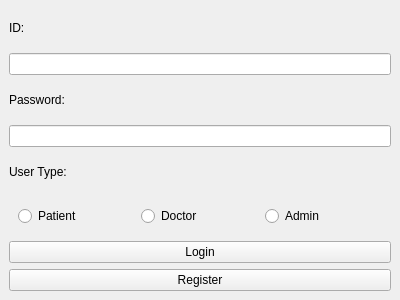
<?xml version="1.0" encoding="UTF-8"?>
<ui version="4.0">
 <class>LoginWindow</class>
 <widget class="QMainWindow" name="LoginWindow">
  <property name="windowTitle">
   <string>Login</string>
  </property>
  <property name="geometry">
   <rect>
    <x>100</x>
    <y>100</y>
    <width>400</width>
    <height>300</height>
   </rect>
  </property>
  <widget class="QWidget" name="centralwidget">
   <layout class="QVBoxLayout" name="verticalLayout">
    <item>
     <widget class="QLabel" name="user_id_label">
      <property name="text">
       <string>ID:</string>
      </property>
     </widget>
    </item>
    <item>
     <widget class="QLineEdit" name="user_id_input"/>
    </item>
    <item>
     <widget class="QLabel" name="password_label">
      <property name="text">
       <string>Password:</string>
      </property>
     </widget>
    </item>
    <item>
     <widget class="QLineEdit" name="password_input">
      <property name="echoMode">
       <enum>QLineEdit::Password</enum>
      </property>
     </widget>
    </item>
    <item>
     <widget class="QLabel" name="user_type_label">
      <property name="text">
       <string>User Type:</string>
      </property>
     </widget>
    </item>
    <!-- 这个部分需要修改 -->
    <item>
     <widget class="QWidget" name="user_type_widget">
      <layout class="QHBoxLayout" name="user_type_layout">
       <item>
        <widget class="QRadioButton" name="patient_radio">
         <property name="text">
          <string>Patient</string>
         </property>
        </widget>
       </item>
       <item>
        <widget class="QRadioButton" name="doctor_radio">
         <property name="text">
          <string>Doctor</string>
         </property>
        </widget>
       </item>
       <item>
        <widget class="QRadioButton" name="admin_radio">
         <property name="text">
          <string>Admin</string>
         </property>
        </widget>
       </item>
      </layout>
     </widget>
    </item>
    <item>
     <widget class="QPushButton" name="login_button">
      <property name="text">
       <string>Login</string>
      </property>
     </widget>
    </item>
    <item>
     <widget class="QPushButton" name="register_button">
      <property name="text">
       <string>Register</string>
      </property>
     </widget>
    </item>
   </layout>
  </widget>
 </widget>
</ui>
